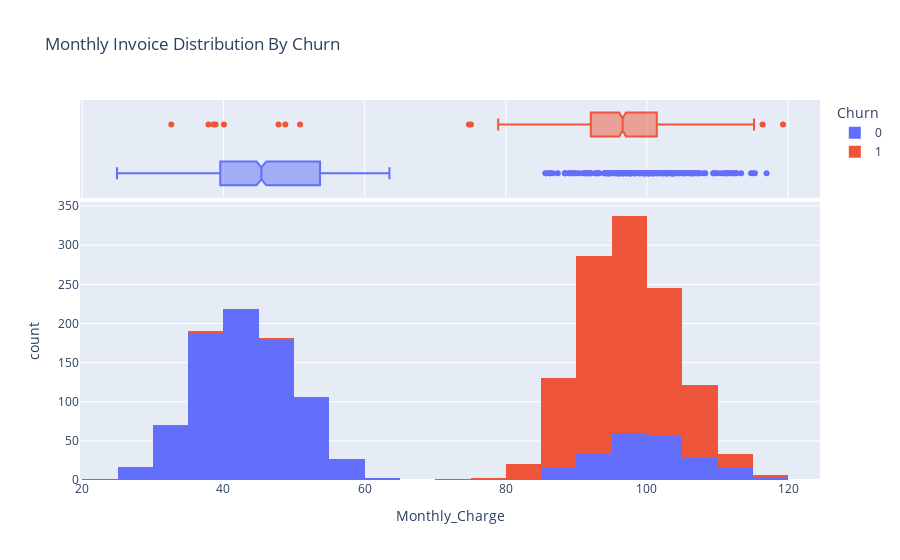

This figure's notebook cell:
### Markdown cell above
#### 4.4. Monthly Invoice Distribution Chart By Churn

### Code cell
# Chart - Interactive Version
# Analysis by Monthly Invoice
fig_hist_fatura = px.histogram(df, 
x = 'Monthly_Charge', 
color = 'Churn', 
marginal = 'box', 
title = 'Monthly Invoice Distribution By Churn', 
labels = {'Monthly_Invoice': 'Monthly Invoice Amount'})
fig_hist_fatura.show()

### Figure 1 — Plotly figure (JSON) as saved in the notebook; plotly's stock layout.template omitted (floating-point values rounded to 4 significant figures; data arrays with more than 128 entries replaced by an {"elided": "..."} marker saying what was removed)
{"data": [{"bingroup": "x", "hovertemplate": "Churn=0<br>Monthly_Charge=%{x}<br>count=%{y}<extra></extra>", "legendgroup": "0", "marker": {"color": "#636efa", "pattern": {"shape": ""}}, "name": "0", "orientation": "v", "showlegend": true, "type": "histogram", "x": {"elided": "1019 float values"}, "xaxis": "x", "yaxis": "y"}, {"hovertemplate": "Churn=0<br>Monthly_Charge=%{x}<extra></extra>", "legendgroup": "0", "marker": {"color": "#636efa"}, "name": "0", "notched": true, "showlegend": false, "type": "box", "x": {"elided": "1019 float values"}, "xaxis": "x2", "yaxis": "y2"}, {"bingroup": "x", "hovertemplate": "Churn=1<br>Monthly_Charge=%{x}<br>count=%{y}<extra></extra>", "legendgroup": "1", "marker": {"color": "#EF553B", "pattern": {"shape": ""}}, "name": "1", "orientation": "v", "showlegend": true, "type": "histogram", "x": {"elided": "981 float values"}, "xaxis": "x", "yaxis": "y"}, {"hovertemplate": "Churn=1<br>Monthly_Charge=%{x}<extra></extra>", "legendgroup": "1", "marker": {"color": "#EF553B"}, "name": "1", "notched": true, "showlegend": false, "type": "box", "x": {"elided": "981 float values"}, "xaxis": "x2", "yaxis": "y2"}], "layout": {"barmode": "relative", "legend": {"title": {"text": "Churn"}, "tracegroupgap": 0}, "title": {"text": "Monthly Invoice Distribution By Churn"}, "xaxis": {"anchor": "y", "domain": [0, 1], "title": {"text": "Monthly_Charge"}}, "xaxis2": {"anchor": "y2", "domain": [0, 1], "matches": "x", "showgrid": true, "showticklabels": false}, "yaxis": {"anchor": "x", "domain": [0, 0.7326], "title": {"text": "count"}}, "yaxis2": {"anchor": "x2", "domain": [0.7426, 1], "matches": "y2", "showgrid": false, "showline": false, "showticklabels": false, "ticks": ""}}}
